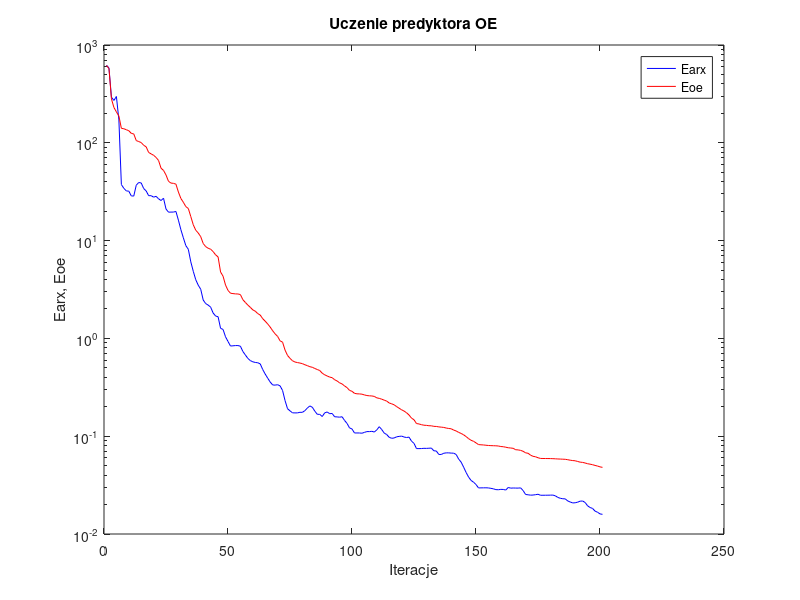
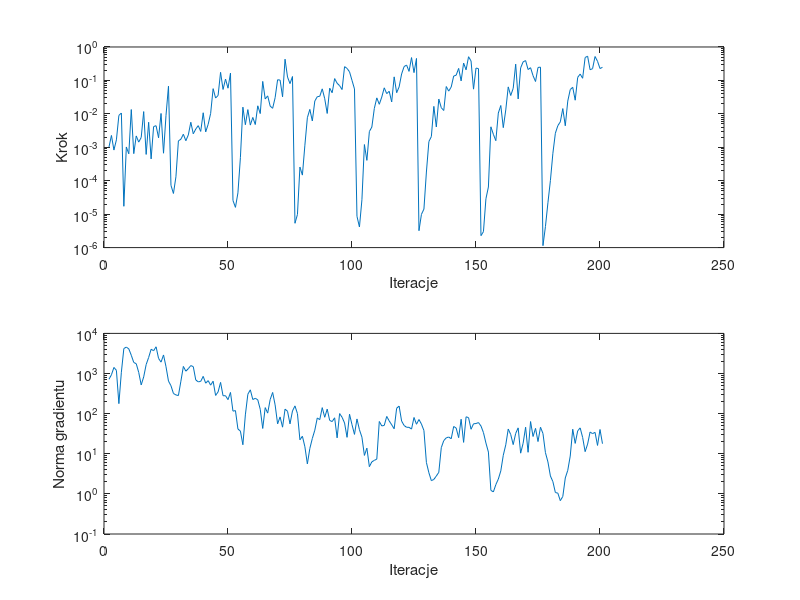

Write the MATLAB code that produced these figures, in order.
%uczenie predyktora oe
clear all;
n=0; farx(n+1)=6.202160e+002; foe(n+1)=6.169358e+002; wspucz(n+1)=0.000000e+000; ng(n+1)=0.000000e+000;
%odnowa zmiennej metryki
n=1; farx(n+1)=5.818268e+002; foe(n+1)=5.753019e+002; krok(n+1)=1.016108e-003; ng(n+1)=7.187797e+002;
n=2; farx(n+1)=2.922601e+002; foe(n+1)=2.812093e+002; krok(n+1)=2.261309e-003; ng(n+1)=9.310313e+002;
n=3; farx(n+1)=2.711461e+002; foe(n+1)=2.297421e+002; krok(n+1)=8.259539e-004; ng(n+1)=1.416273e+003;
n=4; farx(n+1)=2.974306e+002; foe(n+1)=2.069648e+002; krok(n+1)=1.667309e-003; ng(n+1)=1.199810e+003;
n=5; farx(n+1)=1.714328e+002; foe(n+1)=1.880476e+002; krok(n+1)=8.996953e-003; ng(n+1)=1.775443e+002;
n=6; farx(n+1)=3.742895e+001; foe(n+1)=1.407122e+002; krok(n+1)=1.059400e-002; ng(n+1)=1.076105e+003;
n=7; farx(n+1)=3.425333e+001; foe(n+1)=1.391843e+002; krok(n+1)=1.720017e-005; ng(n+1)=4.199976e+003;
n=8; farx(n+1)=3.220661e+001; foe(n+1)=1.360157e+002; krok(n+1)=1.021844e-003; ng(n+1)=4.547679e+003;
n=9; farx(n+1)=3.202685e+001; foe(n+1)=1.329900e+002; krok(n+1)=6.384605e-004; ng(n+1)=4.113473e+003;
n=10; farx(n+1)=2.865248e+001; foe(n+1)=1.248322e+002; krok(n+1)=1.345640e-002; ng(n+1)=2.850241e+003;
n=11; farx(n+1)=2.853013e+001; foe(n+1)=1.232786e+002; krok(n+1)=6.459813e-004; ng(n+1)=1.884862e+003;
n=12; farx(n+1)=3.685183e+001; foe(n+1)=1.054396e+002; krok(n+1)=2.186130e-003; ng(n+1)=1.753463e+003;
n=13; farx(n+1)=3.927658e+001; foe(n+1)=1.029719e+002; krok(n+1)=1.427975e-003; ng(n+1)=1.064046e+003;
n=14; farx(n+1)=3.886749e+001; foe(n+1)=1.006047e+002; krok(n+1)=1.968749e-003; ng(n+1)=5.197192e+002;
n=15; farx(n+1)=3.407125e+001; foe(n+1)=9.437665e+001; krok(n+1)=1.168746e-002; ng(n+1)=8.224364e+002;
n=16; farx(n+1)=3.220004e+001; foe(n+1)=9.095537e+001; krok(n+1)=6.117303e-004; ng(n+1)=1.672317e+003;
n=17; farx(n+1)=2.879520e+001; foe(n+1)=7.964140e+001; krok(n+1)=5.608389e-003; ng(n+1)=2.512863e+003;
n=18; farx(n+1)=2.880450e+001; foe(n+1)=7.706842e+001; krok(n+1)=4.494757e-004; ng(n+1)=4.019192e+003;
n=19; farx(n+1)=2.781268e+001; foe(n+1)=7.453081e+001; krok(n+1)=4.161987e-003; ng(n+1)=3.699605e+003;
n=20; farx(n+1)=2.836301e+001; foe(n+1)=7.085824e+001; krok(n+1)=4.419773e-003; ng(n+1)=4.633829e+003;
n=21; farx(n+1)=2.674343e+001; foe(n+1)=6.591407e+001; krok(n+1)=1.923079e-003; ng(n+1)=2.378172e+003;
n=22; farx(n+1)=2.569738e+001; foe(n+1)=5.496573e+001; krok(n+1)=1.027490e-002; ng(n+1)=1.923666e+003;
n=23; farx(n+1)=2.712783e+001; foe(n+1)=5.221324e+001; krok(n+1)=6.650130e-004; ng(n+1)=2.901586e+003;
n=24; farx(n+1)=2.104183e+001; foe(n+1)=4.688655e+001; krok(n+1)=9.016309e-003; ng(n+1)=1.479486e+003;
n=25; farx(n+1)=1.953318e+001; foe(n+1)=4.041146e+001; krok(n+1)=6.722782e-002; ng(n+1)=6.475140e+002;
%odnowa zmiennej metryki
n=26; farx(n+1)=1.956788e+001; foe(n+1)=3.874449e+001; krok(n+1)=7.286215e-005; ng(n+1)=4.965095e+002;
n=27; farx(n+1)=1.957713e+001; foe(n+1)=3.849459e+001; krok(n+1)=4.156331e-005; ng(n+1)=3.181305e+002;
n=28; farx(n+1)=1.986953e+001; foe(n+1)=3.778344e+001; krok(n+1)=1.309203e-004; ng(n+1)=2.924599e+002;
n=29; farx(n+1)=1.618163e+001; foe(n+1)=3.136458e+001; krok(n+1)=1.554197e-003; ng(n+1)=2.823360e+002;
n=30; farx(n+1)=1.292909e+001; foe(n+1)=2.695762e+001; krok(n+1)=1.742611e-003; ng(n+1)=6.420129e+002;
n=31; farx(n+1)=1.067251e+001; foe(n+1)=2.464445e+001; krok(n+1)=2.456077e-003; ng(n+1)=1.502851e+003;
n=32; farx(n+1)=8.879925e+000; foe(n+1)=2.225647e+001; krok(n+1)=1.572201e-003; ng(n+1)=1.142930e+003;
n=33; farx(n+1)=8.146992e+000; foe(n+1)=2.130288e+001; krok(n+1)=2.339183e-003; ng(n+1)=1.321868e+003;
n=34; farx(n+1)=6.062973e+000; foe(n+1)=1.759640e+001; krok(n+1)=5.608324e-003; ng(n+1)=1.578106e+003;
n=35; farx(n+1)=4.850624e+000; foe(n+1)=1.450691e+001; krok(n+1)=2.531421e-003; ng(n+1)=1.482126e+003;
n=36; farx(n+1)=3.978396e+000; foe(n+1)=1.276330e+001; krok(n+1)=3.514634e-003; ng(n+1)=6.911752e+002;
n=37; farx(n+1)=3.500362e+000; foe(n+1)=1.196157e+001; krok(n+1)=4.437686e-003; ng(n+1)=6.192997e+002;
n=38; farx(n+1)=3.181319e+000; foe(n+1)=1.096670e+001; krok(n+1)=2.983929e-003; ng(n+1)=6.375794e+002;
n=39; farx(n+1)=2.470382e+000; foe(n+1)=9.341405e+000; krok(n+1)=1.078150e-002; ng(n+1)=8.486326e+002;
n=40; farx(n+1)=2.269512e+000; foe(n+1)=8.681982e+000; krok(n+1)=2.883948e-003; ng(n+1)=5.742988e+002;
n=41; farx(n+1)=2.191623e+000; foe(n+1)=8.350565e+000; krok(n+1)=4.862884e-003; ng(n+1)=6.648464e+002;
n=42; farx(n+1)=2.086126e+000; foe(n+1)=8.163636e+000; krok(n+1)=1.032555e-002; ng(n+1)=5.129668e+002;
n=43; farx(n+1)=1.819240e+000; foe(n+1)=7.723306e+000; krok(n+1)=5.671128e-002; ng(n+1)=6.433945e+002;
n=44; farx(n+1)=1.693369e+000; foe(n+1)=7.151567e+000; krok(n+1)=2.972664e-002; ng(n+1)=2.843330e+002;
n=45; farx(n+1)=1.665830e+000; foe(n+1)=6.811646e+000; krok(n+1)=3.542231e-002; ng(n+1)=3.476823e+002;
n=46; farx(n+1)=1.268174e+000; foe(n+1)=4.778003e+000; krok(n+1)=1.746541e-001; ng(n+1)=6.007269e+002;
n=47; farx(n+1)=1.235603e+000; foe(n+1)=4.327844e+000; krok(n+1)=5.360061e-002; ng(n+1)=2.792799e+002;
n=48; farx(n+1)=1.038564e+000; foe(n+1)=3.513229e+000; krok(n+1)=1.096481e-001; ng(n+1)=2.797167e+002;
n=49; farx(n+1)=9.305974e-001; foe(n+1)=3.094844e+000; krok(n+1)=5.851700e-002; ng(n+1)=2.231986e+002;
n=50; farx(n+1)=8.359175e-001; foe(n+1)=2.897903e+000; krok(n+1)=1.653712e-001; ng(n+1)=3.376238e+002;
%odnowa zmiennej metryki
n=51; farx(n+1)=8.400659e-001; foe(n+1)=2.872010e+000; krok(n+1)=2.568950e-005; ng(n+1)=1.154206e+002;
n=52; farx(n+1)=8.448464e-001; foe(n+1)=2.852044e+000; krok(n+1)=1.597838e-005; ng(n+1)=1.191381e+002;
n=53; farx(n+1)=8.449259e-001; foe(n+1)=2.846748e+000; krok(n+1)=4.334515e-005; ng(n+1)=4.143577e+001;
n=54; farx(n+1)=8.323293e-001; foe(n+1)=2.806157e+000; krok(n+1)=4.912482e-004; ng(n+1)=3.668042e+001;
n=55; farx(n+1)=7.349262e-001; foe(n+1)=2.486559e+000; krok(n+1)=1.586441e-002; ng(n+1)=1.677116e+001;
n=56; farx(n+1)=6.773468e-001; foe(n+1)=2.331782e+000; krok(n+1)=4.729451e-003; ng(n+1)=9.313893e+001;
n=57; farx(n+1)=6.246215e-001; foe(n+1)=2.190450e+000; krok(n+1)=1.340015e-002; ng(n+1)=3.042142e+002;
n=58; farx(n+1)=5.932608e-001; foe(n+1)=2.078041e+000; krok(n+1)=4.611188e-003; ng(n+1)=3.920379e+002;
n=59; farx(n+1)=5.765176e-001; foe(n+1)=1.956931e+000; krok(n+1)=7.821524e-003; ng(n+1)=2.248126e+002;
n=60; farx(n+1)=5.676550e-001; foe(n+1)=1.898118e+000; krok(n+1)=4.790962e-003; ng(n+1)=2.410457e+002;
n=61; farx(n+1)=5.637767e-001; foe(n+1)=1.793862e+000; krok(n+1)=1.740861e-002; ng(n+1)=2.216130e+002;
n=62; farx(n+1)=5.487034e-001; foe(n+1)=1.732112e+000; krok(n+1)=1.019447e-002; ng(n+1)=1.283910e+002;
n=63; farx(n+1)=4.805551e-001; foe(n+1)=1.589997e+000; krok(n+1)=9.338312e-002; ng(n+1)=4.272384e+001;
n=64; farx(n+1)=4.318749e-001; foe(n+1)=1.499533e+000; krok(n+1)=2.799347e-002; ng(n+1)=1.412615e+002;
n=65; farx(n+1)=3.923651e-001; foe(n+1)=1.405611e+000; krok(n+1)=3.450322e-002; ng(n+1)=1.031162e+002;
n=66; farx(n+1)=3.584137e-001; foe(n+1)=1.306746e+000; krok(n+1)=1.713076e-002; ng(n+1)=2.242734e+002;
n=67; farx(n+1)=3.344264e-001; foe(n+1)=1.198623e+000; krok(n+1)=1.464382e-002; ng(n+1)=3.374366e+002;
n=68; farx(n+1)=3.328092e-001; foe(n+1)=1.112879e+000; krok(n+1)=3.043820e-002; ng(n+1)=1.652029e+002;
n=69; farx(n+1)=3.362110e-001; foe(n+1)=1.047909e+000; krok(n+1)=1.047148e-001; ng(n+1)=5.563287e+001;
n=70; farx(n+1)=3.270836e-001; foe(n+1)=9.444584e-001; krok(n+1)=1.022485e-001; ng(n+1)=8.296316e+001;
n=71; farx(n+1)=2.934670e-001; foe(n+1)=9.155408e-001; krok(n+1)=3.234070e-002; ng(n+1)=4.600767e+001;
n=72; farx(n+1)=2.314253e-001; foe(n+1)=7.595651e-001; krok(n+1)=4.310227e-001; ng(n+1)=1.294092e+002;
n=73; farx(n+1)=1.910676e-001; foe(n+1)=6.695155e-001; krok(n+1)=1.261335e-001; ng(n+1)=1.146504e+002;
n=74; farx(n+1)=1.816541e-001; foe(n+1)=6.252962e-001; krok(n+1)=8.035594e-002; ng(n+1)=5.558970e+001;
n=75; farx(n+1)=1.734086e-001; foe(n+1)=5.907887e-001; krok(n+1)=1.308949e-001; ng(n+1)=1.166477e+002;
%odnowa zmiennej metryki
n=76; farx(n+1)=1.730872e-001; foe(n+1)=5.735292e-001; krok(n+1)=5.338808e-006; ng(n+1)=1.559813e+002;
n=77; farx(n+1)=1.732023e-001; foe(n+1)=5.662335e-001; krok(n+1)=9.772716e-006; ng(n+1)=1.000183e+002;
n=78; farx(n+1)=1.755307e-001; foe(n+1)=5.596436e-001; krok(n+1)=2.563847e-004; ng(n+1)=2.227404e+001;
n=79; farx(n+1)=1.753954e-001; foe(n+1)=5.520386e-001; krok(n+1)=1.472618e-004; ng(n+1)=2.733464e+001;
n=80; farx(n+1)=1.824928e-001; foe(n+1)=5.377180e-001; krok(n+1)=1.153878e-003; ng(n+1)=1.497102e+001;
n=81; farx(n+1)=1.940997e-001; foe(n+1)=5.266016e-001; krok(n+1)=7.671715e-003; ng(n+1)=5.591525e+000;
n=82; farx(n+1)=2.039932e-001; foe(n+1)=5.137236e-001; krok(n+1)=1.360047e-002; ng(n+1)=1.357423e+001;
n=83; farx(n+1)=1.977703e-001; foe(n+1)=5.065966e-001; krok(n+1)=6.130766e-003; ng(n+1)=2.403549e+001;
n=84; farx(n+1)=1.804704e-001; foe(n+1)=4.923530e-001; krok(n+1)=2.417030e-002; ng(n+1)=3.868415e+001;
n=85; farx(n+1)=1.674417e-001; foe(n+1)=4.809413e-001; krok(n+1)=3.262119e-002; ng(n+1)=7.808015e+001;
n=86; farx(n+1)=1.672296e-001; foe(n+1)=4.692708e-001; krok(n+1)=3.351559e-002; ng(n+1)=7.092460e+001;
n=87; farx(n+1)=1.589932e-001; foe(n+1)=4.405615e-001; krok(n+1)=5.598693e-002; ng(n+1)=1.411117e+002;
n=88; farx(n+1)=1.733819e-001; foe(n+1)=4.243286e-001; krok(n+1)=2.835564e-002; ng(n+1)=8.116206e+001;
n=89; farx(n+1)=1.768743e-001; foe(n+1)=4.127667e-001; krok(n+1)=1.027490e-002; ng(n+1)=1.296719e+002;
n=90; farx(n+1)=1.699960e-001; foe(n+1)=4.021353e-001; krok(n+1)=5.857529e-002; ng(n+1)=6.771264e+001;
n=91; farx(n+1)=1.707428e-001; foe(n+1)=3.967461e-001; krok(n+1)=4.284718e-002; ng(n+1)=6.340073e+001;
n=92; farx(n+1)=1.579632e-001; foe(n+1)=3.779781e-001; krok(n+1)=1.134226e-001; ng(n+1)=7.870001e+001;
n=93; farx(n+1)=1.575187e-001; foe(n+1)=3.669525e-001; krok(n+1)=8.219922e-002; ng(n+1)=2.490228e+001;
n=94; farx(n+1)=1.564582e-001; foe(n+1)=3.512238e-001; krok(n+1)=6.964181e-002; ng(n+1)=1.003756e+002;
n=95; farx(n+1)=1.581098e-001; foe(n+1)=3.423515e-001; krok(n+1)=5.335388e-002; ng(n+1)=8.124862e+001;
n=96; farx(n+1)=1.449490e-001; foe(n+1)=3.264376e-001; krok(n+1)=2.577747e-001; ng(n+1)=5.844819e+001;
n=97; farx(n+1)=1.350840e-001; foe(n+1)=3.139527e-001; krok(n+1)=2.288809e-001; ng(n+1)=2.566404e+001;
n=98; farx(n+1)=1.216212e-001; foe(n+1)=2.941913e-001; krok(n+1)=1.807191e-001; ng(n+1)=9.665057e+001;
n=99; farx(n+1)=1.185743e-001; foe(n+1)=2.877529e-001; krok(n+1)=1.003743e-001; ng(n+1)=5.306838e+001;
n=100; farx(n+1)=1.079209e-001; foe(n+1)=2.744120e-001; krok(n+1)=5.558094e-002; ng(n+1)=3.038567e+001;
%odnowa zmiennej metryki
n=101; farx(n+1)=1.079308e-001; foe(n+1)=2.712123e-001; krok(n+1)=8.648025e-006; ng(n+1)=7.375076e+001;
n=102; farx(n+1)=1.078961e-001; foe(n+1)=2.707241e-001; krok(n+1)=4.134798e-006; ng(n+1)=3.969858e+001;
n=103; farx(n+1)=1.072596e-001; foe(n+1)=2.689954e-001; krok(n+1)=2.700051e-005; ng(n+1)=2.594912e+001;
n=104; farx(n+1)=1.094038e-001; foe(n+1)=2.643665e-001; krok(n+1)=1.207660e-003; ng(n+1)=9.089656e+000;
n=105; farx(n+1)=1.114841e-001; foe(n+1)=2.604493e-001; krok(n+1)=4.066412e-004; ng(n+1)=1.380022e+001;
n=106; farx(n+1)=1.114439e-001; foe(n+1)=2.588624e-001; krok(n+1)=2.957629e-003; ng(n+1)=4.762240e+000;
n=107; farx(n+1)=1.122260e-001; foe(n+1)=2.579597e-001; krok(n+1)=4.026836e-003; ng(n+1)=6.292556e+000;
n=108; farx(n+1)=1.103290e-001; foe(n+1)=2.551555e-001; krok(n+1)=1.450364e-002; ng(n+1)=6.844808e+000;
n=109; farx(n+1)=1.161302e-001; foe(n+1)=2.466898e-001; krok(n+1)=3.006981e-002; ng(n+1)=7.360511e+000;
n=110; farx(n+1)=1.250550e-001; foe(n+1)=2.435615e-001; krok(n+1)=1.932256e-002; ng(n+1)=6.374861e+001;
n=111; farx(n+1)=1.168442e-001; foe(n+1)=2.389699e-001; krok(n+1)=3.172883e-002; ng(n+1)=4.943967e+001;
n=112; farx(n+1)=1.075142e-001; foe(n+1)=2.336429e-001; krok(n+1)=6.003917e-002; ng(n+1)=5.082335e+001;
n=113; farx(n+1)=1.040027e-001; foe(n+1)=2.284902e-001; krok(n+1)=4.028924e-002; ng(n+1)=8.514616e+001;
n=114; farx(n+1)=9.735141e-002; foe(n+1)=2.185847e-001; krok(n+1)=4.732423e-002; ng(n+1)=6.588749e+001;
n=115; farx(n+1)=9.523424e-002; foe(n+1)=2.143177e-001; krok(n+1)=2.272818e-002; ng(n+1)=5.276479e+001;
n=116; farx(n+1)=9.592931e-002; foe(n+1)=2.093771e-001; krok(n+1)=1.277097e-001; ng(n+1)=4.193132e+001;
n=117; farx(n+1)=9.856131e-002; foe(n+1)=2.006789e-001; krok(n+1)=4.294671e-002; ng(n+1)=1.364180e+002;
n=118; farx(n+1)=9.954516e-002; foe(n+1)=1.933245e-001; krok(n+1)=6.403944e-002; ng(n+1)=1.542389e+002;
n=119; farx(n+1)=1.002159e-001; foe(n+1)=1.862561e-001; krok(n+1)=1.557206e-001; ng(n+1)=6.545501e+001;
n=120; farx(n+1)=9.807152e-002; foe(n+1)=1.806844e-001; krok(n+1)=2.587256e-001; ng(n+1)=5.073020e+001;
n=121; farx(n+1)=9.697833e-002; foe(n+1)=1.736641e-001; krok(n+1)=2.889668e-001; ng(n+1)=4.569045e+001;
n=122; farx(n+1)=9.781519e-002; foe(n+1)=1.645452e-001; krok(n+1)=1.865458e-001; ng(n+1)=4.561952e+001;
n=123; farx(n+1)=8.896360e-002; foe(n+1)=1.530495e-001; krok(n+1)=4.819709e-001; ng(n+1)=4.119413e+001;
n=124; farx(n+1)=8.448720e-002; foe(n+1)=1.472889e-001; krok(n+1)=1.710829e-001; ng(n+1)=8.019408e+001;
n=125; farx(n+1)=7.471514e-002; foe(n+1)=1.347100e-001; krok(n+1)=4.547265e-001; ng(n+1)=5.439843e+001;
%odnowa zmiennej metryki
n=126; farx(n+1)=7.466592e-002; foe(n+1)=1.334313e-001; krok(n+1)=3.199889e-006; ng(n+1)=7.140080e+001;
n=127; farx(n+1)=7.478578e-002; foe(n+1)=1.311856e-001; krok(n+1)=9.888364e-006; ng(n+1)=5.500197e+001;
n=128; farx(n+1)=7.518904e-002; foe(n+1)=1.295050e-001; krok(n+1)=1.414532e-005; ng(n+1)=3.798688e+001;
n=129; farx(n+1)=7.506008e-002; foe(n+1)=1.290733e-001; krok(n+1)=1.821668e-004; ng(n+1)=6.072504e+000;
n=130; farx(n+1)=7.534210e-002; foe(n+1)=1.279473e-001; krok(n+1)=1.486486e-003; ng(n+1)=3.361689e+000;
n=131; farx(n+1)=7.561152e-002; foe(n+1)=1.277519e-001; krok(n+1)=2.094724e-003; ng(n+1)=2.136976e+000;
n=132; farx(n+1)=7.096390e-002; foe(n+1)=1.260965e-001; krok(n+1)=1.673711e-002; ng(n+1)=2.290879e+000;
n=133; farx(n+1)=7.057519e-002; foe(n+1)=1.258134e-001; krok(n+1)=4.055547e-003; ng(n+1)=2.785410e+000;
n=134; farx(n+1)=6.508723e-002; foe(n+1)=1.245134e-001; krok(n+1)=2.768352e-002; ng(n+1)=3.450563e+000;
n=135; farx(n+1)=6.503901e-002; foe(n+1)=1.237706e-001; krok(n+1)=1.526430e-002; ng(n+1)=1.419509e+001;
n=136; farx(n+1)=6.693122e-002; foe(n+1)=1.229659e-001; krok(n+1)=1.258748e-002; ng(n+1)=2.126102e+001;
n=137; farx(n+1)=6.756323e-002; foe(n+1)=1.211839e-001; krok(n+1)=6.561970e-002; ng(n+1)=2.491143e+001;
n=138; farx(n+1)=6.756544e-002; foe(n+1)=1.199187e-001; krok(n+1)=4.784719e-002; ng(n+1)=2.614991e+001;
n=139; farx(n+1)=6.715775e-002; foe(n+1)=1.191290e-001; krok(n+1)=6.345766e-002; ng(n+1)=2.365014e+001;
n=140; farx(n+1)=6.706920e-002; foe(n+1)=1.154652e-001; krok(n+1)=1.350863e-001; ng(n+1)=4.787229e+001;
n=141; farx(n+1)=6.503510e-002; foe(n+1)=1.131750e-001; krok(n+1)=1.431455e-001; ng(n+1)=4.373756e+001;
n=142; farx(n+1)=5.836321e-002; foe(n+1)=1.093778e-001; krok(n+1)=2.288809e-001; ng(n+1)=2.519671e+001;
n=143; farx(n+1)=5.433940e-002; foe(n+1)=1.067414e-001; krok(n+1)=9.676700e-002; ng(n+1)=7.254237e+001;
n=144; farx(n+1)=4.831671e-002; foe(n+1)=1.033325e-001; krok(n+1)=3.307424e-001; ng(n+1)=1.922066e+001;
n=145; farx(n+1)=4.262076e-002; foe(n+1)=9.920057e-002; krok(n+1)=2.073757e-001; ng(n+1)=8.343536e+001;
n=146; farx(n+1)=3.823350e-002; foe(n+1)=9.445822e-002; krok(n+1)=5.114232e-001; ng(n+1)=7.943690e+001;
n=147; farx(n+1)=3.531311e-002; foe(n+1)=9.086045e-002; krok(n+1)=3.819012e-001; ng(n+1)=4.079340e+001;
n=148; farx(n+1)=3.388889e-002; foe(n+1)=8.871461e-002; krok(n+1)=5.482403e-002; ng(n+1)=5.582306e+001;
n=149; farx(n+1)=3.205513e-002; foe(n+1)=8.549299e-002; krok(n+1)=2.340680e-001; ng(n+1)=5.665414e+001;
n=150; farx(n+1)=2.960220e-002; foe(n+1)=8.210252e-002; krok(n+1)=2.250273e-001; ng(n+1)=5.986703e+001;
%odnowa zmiennej metryki
n=151; farx(n+1)=2.963028e-002; foe(n+1)=8.166925e-002; krok(n+1)=2.277497e-006; ng(n+1)=4.926510e+001;
n=152; farx(n+1)=2.965675e-002; foe(n+1)=8.138594e-002; krok(n+1)=2.998147e-006; ng(n+1)=3.374559e+001;
n=153; farx(n+1)=2.968250e-002; foe(n+1)=8.081339e-002; krok(n+1)=2.885108e-005; ng(n+1)=1.855944e+001;
n=154; farx(n+1)=2.959133e-002; foe(n+1)=8.039010e-002; krok(n+1)=6.491660e-005; ng(n+1)=1.102580e+001;
n=155; farx(n+1)=2.930474e-002; foe(n+1)=8.010628e-002; krok(n+1)=4.096666e-003; ng(n+1)=1.224835e+000;
n=156; farx(n+1)=2.897884e-002; foe(n+1)=7.993464e-002; krok(n+1)=2.446289e-003; ng(n+1)=1.119275e+000;
n=157; farx(n+1)=2.844089e-002; foe(n+1)=7.976761e-002; krok(n+1)=1.575776e-003; ng(n+1)=1.702169e+000;
n=158; farx(n+1)=2.835506e-002; foe(n+1)=7.940820e-002; krok(n+1)=1.056599e-002; ng(n+1)=2.337290e+000;
n=159; farx(n+1)=2.859573e-002; foe(n+1)=7.843320e-002; krok(n+1)=1.778267e-002; ng(n+1)=3.741056e+000;
n=160; farx(n+1)=2.854653e-002; foe(n+1)=7.806863e-002; krok(n+1)=3.870416e-003; ng(n+1)=9.176749e+000;
n=161; farx(n+1)=2.814323e-002; foe(n+1)=7.716259e-002; krok(n+1)=1.308616e-002; ng(n+1)=1.669540e+001;
n=162; farx(n+1)=2.991128e-002; foe(n+1)=7.619222e-002; krok(n+1)=6.402713e-002; ng(n+1)=4.129341e+001;
n=163; farx(n+1)=2.943392e-002; foe(n+1)=7.574001e-002; krok(n+1)=3.535818e-002; ng(n+1)=3.011104e+001;
n=164; farx(n+1)=2.954558e-002; foe(n+1)=7.517399e-002; krok(n+1)=5.801457e-002; ng(n+1)=1.691847e+001;
n=165; farx(n+1)=2.948724e-002; foe(n+1)=7.272209e-002; krok(n+1)=3.066947e-001; ng(n+1)=3.216226e+001;
n=166; farx(n+1)=2.946314e-002; foe(n+1)=7.242963e-002; krok(n+1)=2.792385e-002; ng(n+1)=4.420064e+001;
n=167; farx(n+1)=2.962164e-002; foe(n+1)=7.162565e-002; krok(n+1)=2.373843e-001; ng(n+1)=1.034320e+001;
n=168; farx(n+1)=2.780062e-002; foe(n+1)=7.009254e-002; krok(n+1)=3.589327e-001; ng(n+1)=1.827230e+001;
n=169; farx(n+1)=2.535433e-002; foe(n+1)=6.761692e-002; krok(n+1)=3.923690e-001; ng(n+1)=4.591284e+001;
n=170; farx(n+1)=2.517971e-002; foe(n+1)=6.689126e-002; krok(n+1)=2.114442e-001; ng(n+1)=1.088698e+001;
n=171; farx(n+1)=2.496302e-002; foe(n+1)=6.399224e-002; krok(n+1)=2.401567e-001; ng(n+1)=6.353772e+001;
n=172; farx(n+1)=2.502620e-002; foe(n+1)=6.228420e-002; krok(n+1)=1.387085e-001; ng(n+1)=2.691696e+001;
n=173; farx(n+1)=2.523495e-002; foe(n+1)=6.163091e-002; krok(n+1)=9.282613e-002; ng(n+1)=4.294997e+001;
n=174; farx(n+1)=2.549761e-002; foe(n+1)=6.023553e-002; krok(n+1)=2.440798e-001; ng(n+1)=2.014682e+001;
n=175; farx(n+1)=2.489651e-002; foe(n+1)=5.924996e-002; krok(n+1)=2.496347e-001; ng(n+1)=4.583729e+001;
%odnowa zmiennej metryki
n=176; farx(n+1)=2.490443e-002; foe(n+1)=5.916681e-002; krok(n+1)=1.144456e-006; ng(n+1)=3.195750e+001;
n=177; farx(n+1)=2.491565e-002; foe(n+1)=5.913210e-002; krok(n+1)=4.269784e-006; ng(n+1)=1.064489e+001;
n=178; farx(n+1)=2.493864e-002; foe(n+1)=5.909188e-002; krok(n+1)=2.190777e-005; ng(n+1)=6.273462e+000;
n=179; farx(n+1)=2.496415e-002; foe(n+1)=5.904293e-002; krok(n+1)=1.011842e-004; ng(n+1)=2.795582e+000;
n=180; farx(n+1)=2.500770e-002; foe(n+1)=5.892312e-002; krok(n+1)=6.617550e-004; ng(n+1)=2.021369e+000;
n=181; farx(n+1)=2.456623e-002; foe(n+1)=5.872673e-002; krok(n+1)=2.634602e-003; ng(n+1)=1.082605e+000;
n=182; farx(n+1)=2.366351e-002; foe(n+1)=5.850840e-002; krok(n+1)=4.437686e-003; ng(n+1)=1.041182e+000;
n=183; farx(n+1)=2.318411e-002; foe(n+1)=5.837778e-002; krok(n+1)=5.767896e-003; ng(n+1)=6.776359e-001;
n=184; farx(n+1)=2.293800e-002; foe(n+1)=5.819668e-002; krok(n+1)=1.438335e-002; ng(n+1)=8.621292e-001;
n=185; farx(n+1)=2.285826e-002; foe(n+1)=5.804893e-002; krok(n+1)=4.399860e-003; ng(n+1)=2.491684e+000;
n=186; farx(n+1)=2.176107e-002; foe(n+1)=5.749375e-002; krok(n+1)=2.409244e-002; ng(n+1)=3.865671e+000;
n=187; farx(n+1)=2.124492e-002; foe(n+1)=5.682636e-002; krok(n+1)=5.335388e-002; ng(n+1)=8.789954e+000;
n=188; farx(n+1)=2.078053e-002; foe(n+1)=5.635532e-002; krok(n+1)=6.225707e-002; ng(n+1)=4.086740e+001;
n=189; farx(n+1)=2.087117e-002; foe(n+1)=5.607516e-002; krok(n+1)=2.560364e-002; ng(n+1)=1.812597e+001;
n=190; farx(n+1)=2.116037e-002; foe(n+1)=5.513940e-002; krok(n+1)=1.232694e-001; ng(n+1)=3.714224e+001;
n=191; farx(n+1)=2.167702e-002; foe(n+1)=5.430316e-002; krok(n+1)=1.548452e-001; ng(n+1)=4.416162e+001;
n=192; farx(n+1)=2.174062e-002; foe(n+1)=5.395602e-002; krok(n+1)=1.160291e-001; ng(n+1)=2.546949e+001;
n=193; farx(n+1)=2.100947e-002; foe(n+1)=5.323104e-002; krok(n+1)=4.836593e-001; ng(n+1)=1.129026e+001;
n=194; farx(n+1)=1.941054e-002; foe(n+1)=5.230834e-002; krok(n+1)=5.312625e-001; ng(n+1)=1.739627e+001;
n=195; farx(n+1)=1.866638e-002; foe(n+1)=5.177289e-002; krok(n+1)=2.089206e-001; ng(n+1)=3.479055e+001;
n=196; farx(n+1)=1.825501e-002; foe(n+1)=5.111594e-002; krok(n+1)=2.242518e-001; ng(n+1)=3.177098e+001;
n=197; farx(n+1)=1.714325e-002; foe(n+1)=5.026529e-002; krok(n+1)=5.189310e-001; ng(n+1)=3.413400e+001;
n=198; farx(n+1)=1.669747e-002; foe(n+1)=4.952621e-002; krok(n+1)=3.735325e-001; ng(n+1)=1.612666e+001;
n=199; farx(n+1)=1.605159e-002; foe(n+1)=4.858043e-002; krok(n+1)=2.268451e-001; ng(n+1)=4.025701e+001;
n=200; farx(n+1)=1.588630e-002; foe(n+1)=4.801851e-002; krok(n+1)=2.468205e-001; ng(n+1)=1.781529e+001;

figure; semilogy(farx,'b'); hold on; semilogy(foe,'r'); xlabel('Iteracje'); ylabel('Earx, Eoe'); legend('Earx','Eoe'); title('Uczenie predyktora OE');
figure; subplot(2,1,1); semilogy(krok); xlabel('Iteracje'); ylabel('Krok');
subplot(2,1,2); semilogy(ng); xlabel('Iteracje'); ylabel('Norma gradientu');
Earx=farx(n+1)
Eoe=foe(n+1)
